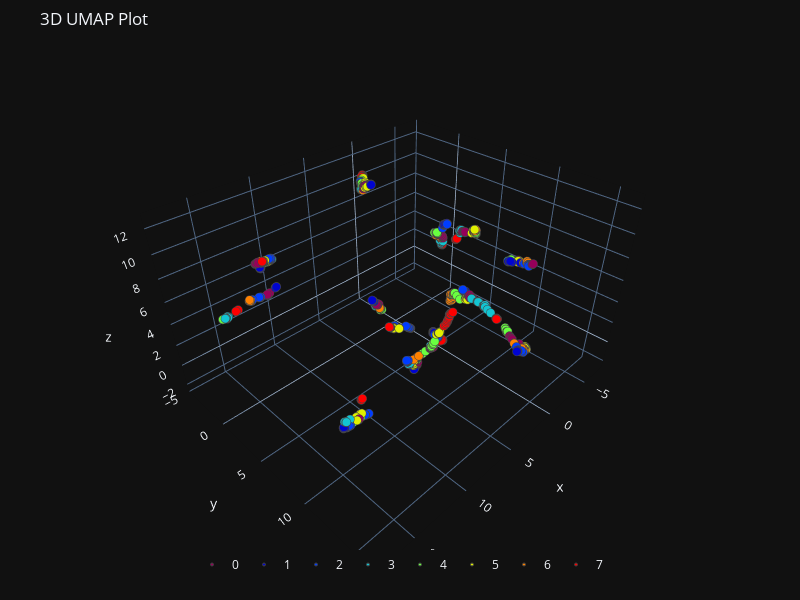

The notebook cell this image was saved under:
### Markdown cell above
### Uniform Manifold Approximation and Projection (UMAP)

UMAP uses a probabilistic framework that optimizes a low-dimensional embedding to approximate the high-dimensional data, and it emphasizes the preservation of local neighborhoods and connectivity.UMAP is particularly useful for visualizing high-dimensional data in a way that facilitates pattern recognition and data exploration, and it has become a popular alternative to t-SNE and PCA for unsupervised dimensionality reduction.

### Code cell
import umap.umap_ as umap

reducer = umap.UMAP(n_components=3, n_epochs=350)
embedding = reducer.fit_transform(x)


plot_3d(embedding[:, 0],
        embedding[:, 1],
        embedding[:, 2],
         path = os.path.join(explanatory_fMRI_dir, 'umap_3d.png'),
        y = categories[subject_id],
        title="3D UMAP Plot")
